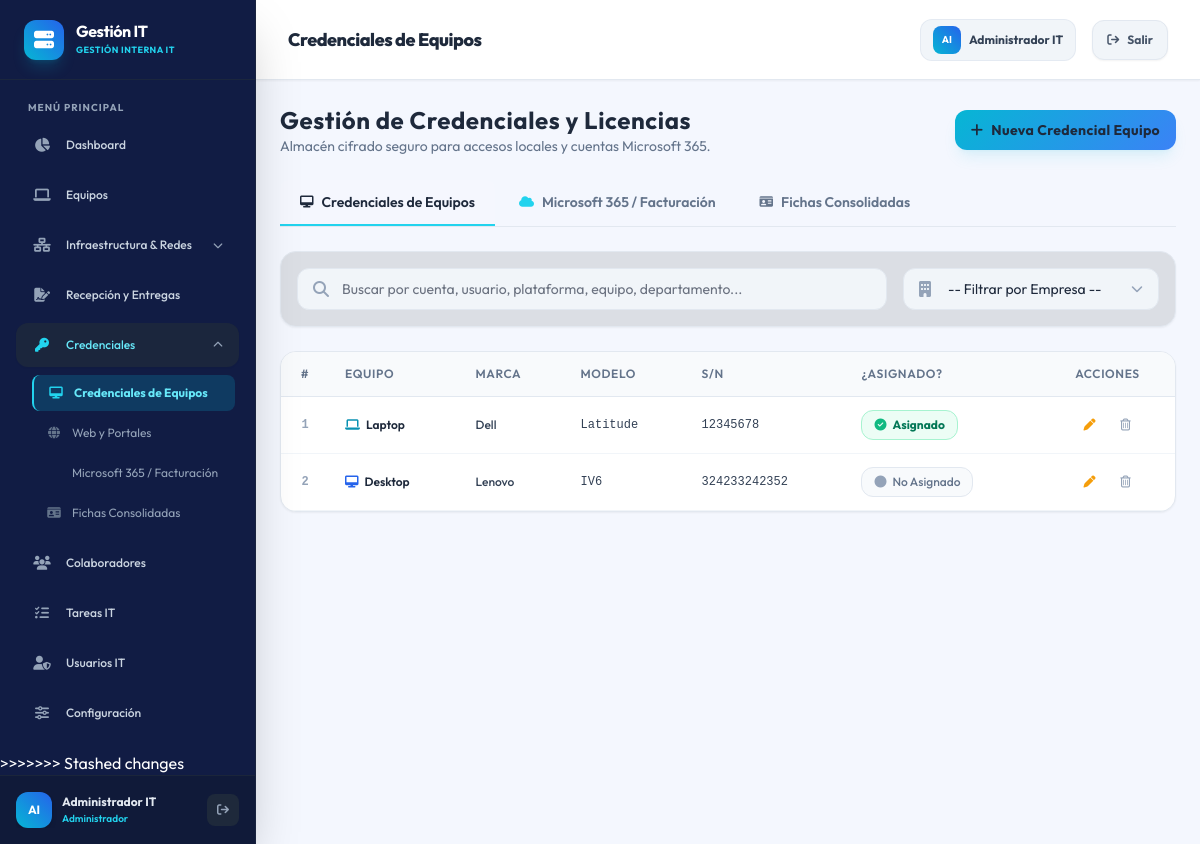
The app's page /modules/credenciales/index.php (signed in) with its own data.
### tables this page shows
CREATE TABLE IF NOT EXISTS `equipos` (
    `id` INT AUTO_INCREMENT PRIMARY KEY,
    `sucursal_id` INT NOT NULL,
    `tipo` ENUM('Laptop', 'Desktop', 'Servidor', 'Maquina Virtual', 'Switch', 'Firewall', 'AP', 'Impresora', 'Celular', 'Control de acceso', 'Otro') NOT NULL,
    `marca` VARCHAR(50),
    `modelo` VARCHAR(100),
    `service_tag_sn` VARCHAR(100) UNIQUE,
    `ip_direccion` VARCHAR(50),
    `procesador` VARCHAR(150),
    `disco` VARCHAR(100),
    `ram` VARCHAR(50),
    `estado` ENUM('Disponible', 'Asignado', 'Mantenimiento', 'De Baja') DEFAULT 'Disponible',
    `notas` TEXT,
    `proveedor_origen` VARCHAR(150),
    `registrado_por` VARCHAR(150) NULL,
    CONSTRAINT `fk_equipo_sucursal` FOREIGN KEY (`sucursal_id`) REFERENCES `sucursales`(`id`) ON DELETE RESTRICT,
    INDEX `idx_sucursal_equipo` (`sucursal_id`),
    INDEX `idx_estado_equipo` (`estado`)
);

### config/security.php (called while the page is built, shortened)
<?php
class Security {
    private static $encryption_key = 'b23a9d9431ec5e963bc1843ad8ea607f2df47bfd62054c30c8da26e2e5e1a3d9';
    public static function decrypt($encryptedData) {
        $method = 'aes-256-cbc';
        $key = hex2bin(self::$encryption_key);
        $raw_data = base64_decode($encryptedData);
        $iv_length = openssl_cipher_iv_length($method);
        $iv = substr($raw_data, 0, $iv_length);
        $encrypted = substr($raw_data, $iv_length);
        $decrypted = openssl_decrypt($encrypted, $method, $key, OPENSSL_RAW_DATA, $iv);
        return $decrypted !== false ? $decrypted : '';
    }
}

### modules/credenciales/index.php (the view, shortened to what this page needs)
<?php
require_once __DIR__ . '/../../includes/header.php';
require_once __DIR__ . '/../../config/security.php';
$db = Database::getConexion();
$db->exec("
    INSERT IGNORE INTO cuentas_m365 (empleado_id, correo, licencia_tipo, password_cifrado, fecha_inicializacion, ciclo_facturacion, fecha_proximo_pago, estado)
    SELECT
        cp.empleado_id,
        cp.usuario AS correo,
        CASE
            WHEN LOWER(COALESCE(e.cargo, '')) LIKE '%geren%' OR LOWER(COALESCE(e.departamento, '')) LIKE '%geren%' THEN 'Microsoft 365 Business Premium'
            ELSE 'Microsoft 365 Business Standard'
        END AS licencia_tipo,
        cp.password_cifrado,
        CURRENT_DATE() AS fecha_inicializacion,
        'Mensual' AS ciclo_facturacion,
        DATE_ADD(CURRENT_DATE(), INTERVAL 1 MONTH) AS fecha_proximo_pago,
        CASE WHEN e.estado = 'Inactivo' THEN 'Suspendida' ELSE 'Activa' END AS estado
    FROM credenciales_personales cp
    JOIN empleados e ON cp.empleado_id = e.id
    WHERE cp.tipo = 'Correo Corporativo'
      AND cp.usuario IS NOT NULL
      AND TRIM(cp.usuario) != ''
      AND cp.usuario NOT IN (SELECT correo FROM cuentas_m365 WHERE correo IS NOT NULL)
");
$tab = $_GET['tab'] ?? 'equipos';
$cred_equipos_raw = $db->query("
    SELECT
        ce.id as ce_id,
        ce.usuario_local,
        ce.password_cifrado,
        ce.clave_bitlocker,
        ce.notas_acceso,
        e.id as equipo_id,
        e.tipo,
        e.marca,
        e.modelo,
        e.service_tag_sn,
        e.procesador,
        e.disco,
        e.ram,
        e.ip_direccion,
        e.estado AS equipo_estado,
        emp.id AS empleado_id,
        emp.nombre AS colaborador_nombre,
        emp.sucursal_id AS colaborador_sucursal_id,
        emp.cargo AS colaborador_cargo,
        emp_comp_direct.id AS colaborador_empresa_id,
        COALESCE(emp.departamento, s.nombre, 'Sin Área') AS area_nombre,
        emp_comp.nombre AS empresa_nombre
    FROM equipos e
    LEFT JOIN credenciales_equipos ce ON ce.equipo_id = e.id
    LEFT JOIN asignaciones a ON a.equipo_id = e.id AND a.fecha_devolucion IS NULL
    LEFT JOIN empleados emp ON a.empleado_id = emp.id
    LEFT JOIN sucursales s ON s.id = COALESCE(emp.sucursal_id, e.sucursal_id)
    LEFT JOIN empresas emp_comp ON s.empresa_id = emp_comp.id
    LEFT JOIN empresas emp_comp_direct ON emp_comp_direct.nombre = emp.nombre AND emp.cargo = 'Empresa'
    WHERE e.estado != 'De Baja'
    ORDER BY CASE WHEN emp.nombre IS NULL OR emp.nombre = '' THEN 1 ELSE 0 END, emp.nombre ASC, e.marca ASC, e.modelo ASC
")->fetchAll();
$cred_equipos = [];
foreach ($cred_equipos_raw as $ce) {
    $ce['id'] = $ce['ce_id'];
    $ce['pass_plain'] = !empty($ce['password_cifrado']) ? Security::decrypt($ce['password_cifrado']) : '';
    $ce['bitlocker_plain'] = !empty($ce['clave_bitlocker']) ? Security::decrypt($ce['clave_bitlocker']) : '';
    $ce['equipos_lista'] = [$ce];
    $cred_equipos[] = $ce;
}
?>
<div class="space-y-6">
    <div class="flex flex-col sm:flex-row sm:items-center justify-between gap-4">
        <div>
            <?php if ($tab === 'web'): ?>
                <h2 class="text-2xl font-bold text-slate-800 tracking-wide">Credenciales Web y Portales</h2>
                <p class="text-slate-500 text-sm">Administración centralizada de accesos a portales web y plataformas externas.</p>
            <?php else: ?>
                <h2 class="text-2xl font-bold text-slate-800 tracking-wide">Gestión de Credenciales y Licencias</h2>
                <p class="text-slate-500 text-sm">Almacén cifrado seguro para accesos locales y cuentas Microsoft 365.</p>
            <?php endif; ?>
        </div>
        <div>
            <?php if ($tab === 'equipos'): ?>
                <button onclick="abrirNuevaCredencialEquipo()"
                    class="px-4 py-2.5 rounded-xl grad-cyan-blue hover:opacity-90 text-slate-800 font-bold text-sm tracking-wide shadow-lg shadow-cyan-500/10 flex items-center gap-2">
                    <i class="fa-solid fa-plus"></i> Nueva Credencial Equipo
                </button>
            <?php endif; ?>
        </div>
    </div>
    <?php if ($tab !== 'web'): ?>
    <div class="border-b border-slate-200 flex gap-1 flex-wrap">
        <a href="?tab=equipos"
            class="px-5 py-3 text-sm font-semibold border-b-2 transition flex items-center gap-2 <?= ($tab === 'equipos') ? 'border-cyan-400 text-slate-800 bg-white/5 rounded-t-lg' : 'border-transparent text-slate-500 hover:text-slate-800' ?>">
            <i class="fa-solid fa-desktop text-xs"></i> Credenciales de Equipos
        </a>
        <a href="?tab=m365"
            class="px-5 py-3 text-sm font-semibold border-b-2 transition flex items-center gap-2 <?= ($tab === 'm365') ? 'border-cyan-400 text-slate-800 bg-white/5 rounded-t-lg' : 'border-transparent text-slate-500 hover:text-slate-800' ?>">
            <i class="fa-solid fa-cloud text-xs text-cyan-400"></i> Microsoft 365 / Facturación
        </a>
        <a href="?tab=fichas"
            class="px-5 py-3 text-sm font-semibold border-b-2 transition flex items-center gap-2 <?= ($tab === 'fichas') ? 'border-violet-500 text-slate-800 bg-white/5 rounded-t-lg' : 'border-transparent text-slate-500 hover:text-slate-800' ?>">
            <i class="fa-solid fa-id-card text-xs <?= ($tab === 'fichas') ? 'text-violet-600' : '' ?>"></i> Fichas Consolidadas
        </a>
    </div>
    <?php endif; ?>
    <div
        class="glass-panel p-4 rounded-2xl flex flex-col md:flex-row gap-4 items-center justify-between border border-slate-200 bg-black/10">
        <div class="flex-1 w-full relative">
            <i class="fa-solid fa-magnifying-glass absolute left-4 top-1/2 -translate-y-1/2 text-slate-400"></i>
            <input type="text" id="filtro-busqueda" onkeyup="aplicarFiltros()"
                placeholder="Buscar por cuenta, usuario, plataforma, equipo, departamento..."
                class="w-full bg-slate-100 border border-slate-200 rounded-xl py-2.5 pl-11 pr-4 text-sm text-slate-800 focus:outline-none focus:border-cyan-400 focus:ring-1 focus:ring-cyan-400 placeholder-gray-500 transition">
        </div>
        <div class="w-full md:w-64 relative">
            <i class="fa-solid fa-building absolute left-4 top-1/2 -translate-y-1/2 text-slate-400"></i>
            <select autocomplete="off" id="filtro-empresa" onchange="aplicarFiltros()"
                class="w-full bg-slate-100 border border-slate-200 rounded-xl py-2.5 pl-11 pr-4 text-sm text-slate-800 focus:outline-none focus:border-cyan-400 focus:ring-1 focus:ring-cyan-400 transition appearance-none">
                <option value="">-- Filtrar por Empresa --</option>
            </select>
        </div>
    </div>
    <?php if ($tab === 'equipos'): ?>
        <div class="glass-panel rounded-2xl overflow-hidden">
            <div class="overflow-x-auto">
                <table class="w-full text-left modern-table text-sm">
                    <thead>
                        <tr>
                            <th class="py-3 px-3 text-center w-12">#</th>
                            <th class="py-3 px-4">Equipo</th>
                            <th class="py-3 px-4">Marca</th>
                            <th class="py-3 px-4">Modelo</th>
                            <th class="py-3 px-4">S/N</th>
                            <th class="py-3 px-4">¿Asignado?</th>
                            <th class="py-3 px-4 text-center">Acciones</th>
                        </tr>
                    </thead>
                    <tbody>
                        <?php if (empty($cred_equipos)): ?>
                            <tr>
                                <td colspan="7" class="text-center py-10 text-slate-400">
                                    No hay credenciales de equipos registradas.
                                </td>
                            </tr>
                        <?php else: ?>
                            <?php
                            $num_eq = 1;
                            foreach ($cred_equipos as $ce):
                                $asignado_txt = ($ce['equipo_estado'] === 'Asignado') ? 'Asignado' : 'No Asignado';
                                $allText = $asignado_txt . ' ' . ($ce['empresa_nombre'] ?? '') . ' ' . ($ce['tipo'] ?? '') . ' ' . ($ce['marca'] ?? '') . ' ' . ($ce['modelo'] ?? '') . ' ' . ($ce['service_tag_sn'] ?? '') . ' ' . ($ce['usuario_local'] ?? '');
                                $searchText = strtolower(str_replace(['á', 'é', 'í', 'ó', 'ú', 'ñ', 'Á', 'É', 'Í', 'Ó', 'Ú', 'Ñ'], ['a', 'e', 'i', 'o', 'u', 'n', 'a', 'e', 'i', 'o', 'u', 'n'], $allText));
                                ?>
                                <tr class="item-fila hover:bg-cyan-50/60 cursor-pointer transition border-b border-slate-100 group"
                                    data-empresa="<?= htmlspecialchars($ce['empresa_nombre'] ?? '') ?>"
                                    data-search-text="<?= htmlspecialchars($searchText) ?>"
                                    onclick='verDetalleCredEquipo(<?= json_encode($ce, JSON_HEX_APOS | JSON_HEX_QUOT) ?>)'>
                                    <td
                                        class="py-3 px-3 text-center text-xs font-mono font-bold text-slate-400 group-hover:text-cyan-600 num-cell">
                                        <?= $num_eq++ ?>
                                    </td>
                                    <td class="py-3 px-4 text-xs font-semibold text-slate-800">
                                        <span class="inline-flex items-center gap-1.5">
                                            <?php
                                            $tipoUpper = strtoupper(trim($ce['tipo']));
                                            if ($tipoUpper === 'IMPRESORA') {
                                                echo '<i class="fa-solid fa-print text-purple-600 text-xs"></i>';
                                            } elseif ($tipoUpper === 'DESKTOP') {
                                                echo '<i class="fa-solid fa-desktop text-blue-600 text-xs"></i>';
                                            } elseif ($tipoUpper === 'UPS') {
                                                echo '<i class="fa-solid fa-plug text-emerald-600 text-xs"></i>';
                                            } else {
                                                echo '<i class="fa-solid fa-laptop text-cyan-600 text-xs"></i>';
                                            }
                                            ?>
                                            <?= htmlspecialchars($ce['tipo']) ?>
                                        </span>
                                    </td>
                                    <td class="py-3 px-4 text-xs text-slate-700 font-medium">
                                        <?= htmlspecialchars($ce['marca'] ?: '-') ?>
                                    </td>
                                    <td class="py-3 px-4 text-xs text-slate-700 font-mono">
                                        <?= htmlspecialchars($ce['modelo'] ?: '-') ?>
                                    </td>
                                    <td class="py-3 px-4 text-xs font-mono text-slate-700 select-all">
                                        <?= htmlspecialchars($ce['service_tag_sn'] ?: '-') ?>
                                    </td>
                                    <td class="py-3 px-4 text-xs font-semibold">
                                        <?php if ($ce['equipo_estado'] === 'Asignado'): ?>
                                            <span
                                                class="inline-flex items-center gap-1.5 px-3 py-1.5 rounded-xl bg-emerald-50 border border-emerald-200 text-emerald-700 font-bold text-xs">
                                                <i class="fa-solid fa-circle-check text-emerald-500"></i> Asignado
                                            </span>
                                        <?php else: ?>
                                            <span
                                                class="inline-flex items-center gap-1.5 px-3 py-1.5 rounded-xl bg-slate-50 border border-slate-200 text-slate-500 font-medium text-xs">
                                                <i class="fa-solid fa-circle text-slate-400"></i> No Asignado
                                            </span>
                                        <?php endif; ?>
                                    </td>
                                    <td class="py-3 px-4 text-center">
                                        <div class="flex items-center justify-center gap-1" onclick="event.stopPropagation();">
                                            <button
                                                onclick='event.stopPropagation(); abrirEditarCredEquipo(<?= json_encode($ce, JSON_HEX_APOS | JSON_HEX_QUOT) ?>)'
                                                class="h-8 w-8 rounded-lg hover:bg-amber-50 flex items-center justify-center text-amber-500 hover:text-amber-600 transition"
                                                title="Editar Credencial y Detalles">
                                                <i class="fa-solid fa-pen text-xs"></i>
                                            </button>
                                            <button type="button" onclick="event.stopPropagation(); confirmarEliminar('guardar.php?action=delete_eq&id=<?= $ce['id'] ?>', 'esta credencial de equipo')"
                                                class="h-8 w-8 rounded-lg hover:bg-rose-50 flex items-center justify-center text-slate-400 hover:text-rose-500 transition"
                                                title="Eliminar">
                                                <i class="fa-regular fa-trash-can text-xs"></i>
                                            </button>
                                        </div>
                                    </td>
                                </tr>
                            <?php endforeach; ?>
                        <?php endif; ?>
                    </tbody>
                </table>
            </div>
        </div>
    <?php endif; ?>
</div>
</div>
<?php
require_once __DIR__ . '/../../includes/footer.php';
?>

### records on screen
equipos: tipo "Laptop", marca "Dell", modelo "Latitude", service_tag_sn "12345678", estado "Asignado" (drawn)
equipos: tipo "Desktop", marca "Lenovo", modelo "IV6", service_tag_sn "324233242352", estado "Disponible" (drawn)

### other values on screen
$system_name "Gestión IT"
$item['label'] "Dashboard"
$item['label'] "Equipos"
$item['label'] "Infraestructura & Redes"
$item['label'] "Recepción y Entregas"
$item['label'] "Credenciales"
$sub['label'] "Credenciales de Equipos"
$sub['label'] "Web y Portales"
$sub['label'] "Microsoft 365 / Facturación"
$sub['label'] "Fichas Consolidadas"
$item['label'] "Colaboradores"
$item['label'] "Tareas IT"
$item['label'] "Usuarios IT"
$item['label'] "Configuración"
$iniciales "AI"
